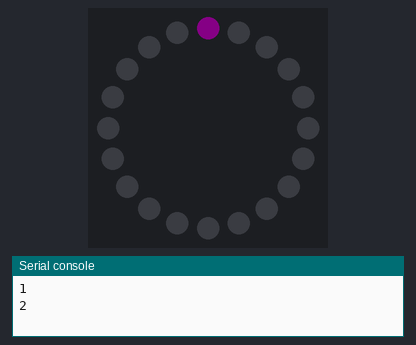
Bench run of a program on a simulated Circuit Playground running CircuitPython. On the bench: 20 RGB LEDs in a ring, first at the top, clockwise, the last lines printed to the serial console. Dim RGB values are drawn brighter than linear; random numbers come from a fixed seed.

Above: at 0.06 s.
At 6.36 s:
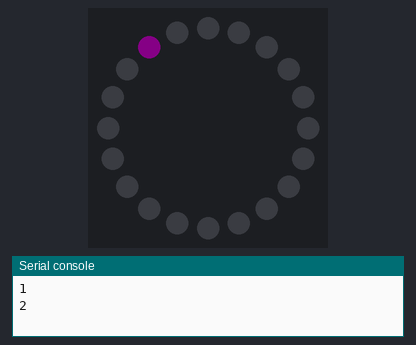
At 12.6 s:
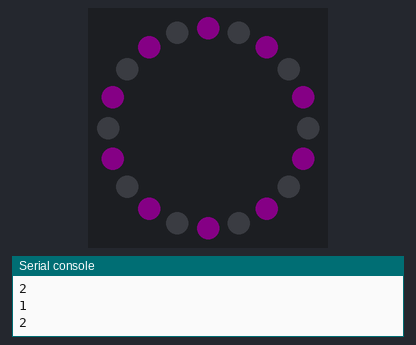
At 14.6 s:
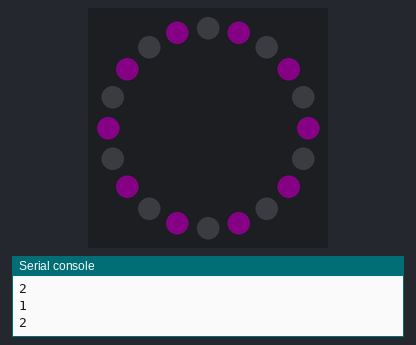
At 26.55 s:
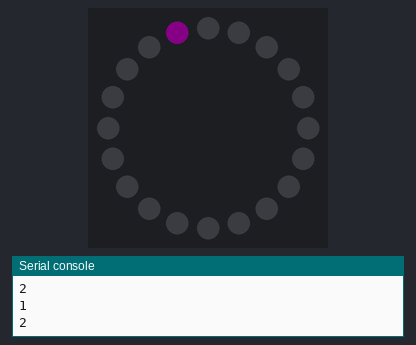
At 39.04 s:
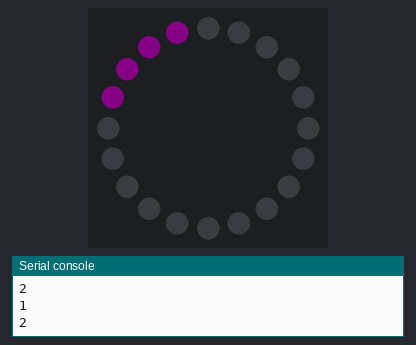

Measured:
- what the display in image 2 shows lasts 2.0 s, from 12.6 s to 14.6 s

The program:

birthday.py
```python
# CircuitPlaygroundExpress_NeoPixel

import board
import neopixel
import time
import random

pixpin = board.D1
pixnum = 20
pixels = neopixel.NeoPixel(pixpin, pixnum, brightness=.5, auto_write=False)
pixels.fill((0, 0, 0))
# pixels.show()


def wheel(pos):
    # Input a value 0 to 255 to get a color value.
    # The colours are a transition r - g - b - back to r.
    if pos < 85:
        return (int(pos * 3), int(255 - (pos * 3)), 0)
    elif pos < 170:
        pos -= 85
        return (int(255 - (pos * 3)), 0, int(pos * 3))
    else:
        pos -= 170
        return (0, int(pos * 3), int(255 - pos * 3))


def back_and_forth(wait):
    purple = (0x10, 0, 0x10)
    black = (0, 0, 0)
    for i in range(len(pixels)):
        pixels[i] = purple
        pixels.show()
        time.sleep(wait)
        pixels[i] = black
        pixels.show()
        time.sleep(wait)
    time.sleep(1)

    for i in range(len(pixels)):
        pixels[pixnum - 1 - i] = purple
        pixels.show()
        time.sleep(wait)
        pixels[pixnum - 1 - i] = black
        pixels.show()
        time.sleep(wait)
    time.sleep(1)


def blank():
    black = (0, 0, 0)
    for i in range(0, pixnum):
        pixels[i] = black
    pixels.show()
    time.sleep(.5)


def shifter(wait):
    purple = (0x10, 0, 0x10)
    black = (0, 0, 0)
    evens = []
    odds = []
    for num in range(pixnum):
        # Test if the number is even
        if num % 2 == 0:
            evens.append(num)
        else:
            odds.append(num)
    for item in evens:
        pixels[item] = purple
    for item in odds:
        pixels[item] = black
    pixels.show()
    time.sleep(wait)
    for item in evens:
        pixels[item] = black
    for item in odds:
        pixels[item] = purple
    pixels.show()
    time.sleep(wait)


def fill_the_glass(wait):
    purple = (0x10, 0, 0x10)
    black = (0, 0, 0)
    lit_array = []
    for i in range(pixnum):
        # print('lit array is: {}'.format(lit_array))
        if lit_array:
            for led in lit_array:
                # print('made it in here with {} as type {}'.format(led, type(led))) # noqa
                pixels[led - 1] = purple
        pixels.show()
        # print('i is {}'.format(i))
        for j in range(pixnum):
            # print('j is {}'.format(j))
            if j < pixnum - i - 1:
                pixels[j] = purple
                pixels.show()
                time.sleep(wait)
                pixels[j] = black
                pixels.show()
                time.sleep(wait)
                # print(pixnum - i)
        lit_array.append(pixnum - i)
        time.sleep(wait)


def simplecircle(wait):
    # red = 0x100000  # (0x10, 0, 0) also works
    # yellow = (0x10, 0x10, 0)
    # green = (0, 0x10, 0)
    # aqua = (0, 0x10, 0x10)
    # blue = (0, 0, 0x10)
    purple = (0x10, 0, 0x10)
    black = (0, 0, 0)
    # white = (0x10, 0x10, 0x10)
    for i in range(len(pixels)):
        pixels[i] = purple
        pixels.show()
        time.sleep(wait)
    time.sleep(1)
    '''
    for i in range(len(pixels)):
        pixels[i] = white
        time.sleep(wait)
    time.sleep(1)
    '''
    for i in range(len(pixels)):
        pixels[i] = black
        pixels.show()
        time.sleep(wait)
    time.sleep(1)


def shifter_loop():
    loops = 2
    for i in range(1, loops):
        if i < loops:
            print(i)
            print(loops)
            shifter(2)
            i += 1
    blank()


def backandforth_loop():
    loops = 2
    for i in range(1, loops):
        if i < loops:
            print(i)
            print(loops)
            back_and_forth(.125)
            i += 1
    blank()


def fill_the_glass_loop():
    sleep_val = float(.125)
    for trial in range(1, 7):
        fill_the_glass(sleep_val)
        # print('sleep val is {}'.format(sleep_val))
        sleep_val = sleep_val / 2.5
    blank()


def circle_loop():
    loops = 2
    for i in range(1, loops):
        if i < loops:
            print(i)
            print(loops)
            simplecircle(.05)
            i += 1

tricks = [shifter_loop, backandforth_loop, fill_the_glass_loop, circle_loop]

while True:
    random.choice(tricks)()
```
